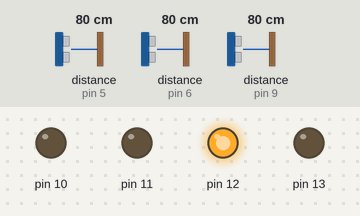
A sketch run on a simulated Arduino Uno, built with avr-gcc and run on an emulated ATmega328P. Shown: output pins drawn as LEDs (lit = HIGH). Wiring (inferred from the names in the program): 3 × ultrasonic range finder: trigger pin 2, echo pin 6 / trigger pin 3, echo pin 9 / trigger pin 8, echo pin 5. Dashed ring = blinking. The inputs (shaded band) are chosen by the test bench; at power-on: distance to the obstacle (sensors on pin 9, pin 6, pin 5) 80 cm. The echo pulse lasts 58.3 µs per cm; pins used as bus, display or sensor lines are not drawn.

Above: at 1.2 s.
1.3 s: distance to the obstacle (sensor on pin 9) set to 9 cm
At 4.6 s:
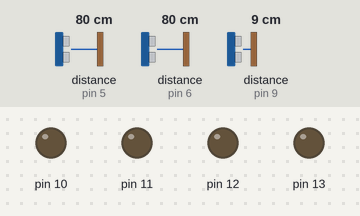
4.8 s: distance to the obstacle (sensor on pin 9) set to 6 cm
8.0 s: distance to the obstacle (sensor on pin 6) set to 6 cm
11.8 s: distance to the obstacle (sensor on pin 6) set to 3 cm
At 12.5 s:
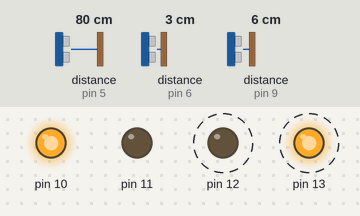
15.6 s: distance to the obstacle (sensor on pin 9) set to 2 cm
At 17.6 s:
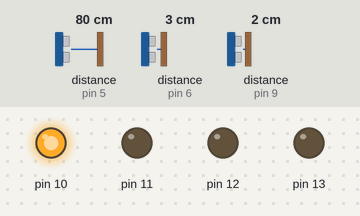
17.9 s: distance to the obstacle (sensor on pin 9) set to 250 cm
At 18.3 s:
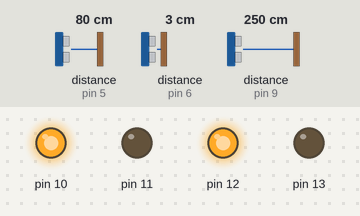
Timing chart, 0 to 22.7 s (numbered marks = the images above; inputs shaded):
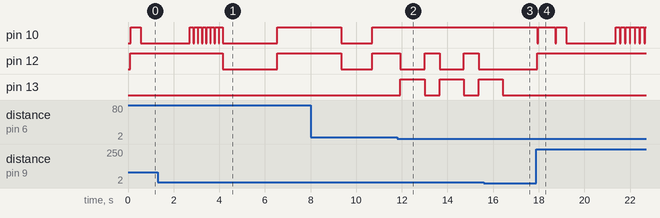

Measured:
- the behaviour switches between 5 and 4 cm on distance to the obstacle (sensor on pin 6) (found by bisection; images 1 and 2)
- after the input at 11.8 s, pin 12: alternates HIGH for 0.66 s and LOW for 1.1 s, starting after 0.14 s; pin 13: alternates HIGH for 1.1 s and LOW for 0.66 s, starting after 0.14 s
- after the input at 15.6 s, pin 12: stays LOW (without the input it goes to HIGH after 0.83 s); pin 13: goes on until 16.4 s, then stays LOW
- after the input at 17.9 s, pin 10: goes LOW 0.04 s, HIGH 0.76 s, LOW 0.04 s, HIGH 0.44 s, LOW 2.2 s, 6 × (HIGH 0.18 s, LOW 0.04 s), then HIGH, starting at once; pin 12: LOW → HIGH at once

The sketch:

code.ino
```cpp
#define fthold 12 // Threshold value in front direction
#define rthold 20 // Threshold value in right direction
#define lthold 20 // Threshold vlaue in left direction
const int t = 1050; // Time alotted for taking 90 degrees for 9V!
int tfr = 2750; // Initial Time for which it moves forward when it chooses forward over right.
int timefr; // Dynamically set time..for which it moves forward,when it chooses forward over right.
int tlbef = 440; // Time for which it moves forward before taking left turn.
int tlaf = 1150; // Time for which it moves forward after taking left turn.
int nf = 0; // Number of times it chooses straight over right.
int nlr = 0; // Number of times it takes left turn.
bool found = false; // If its true, it indicates that the bot has reached the end!
int dir[100]; // Array for storing the path of the bot.
int i = -1; // For the indices of the dir array.
int j = 0; // Implies the number of intersections bot passed through.
// Front US sensor.
const int trigPinf = 2;
const int echoPinf = 6;
// Right US sensor.
const int trigPinr = 8;
const int echoPinr = 5;
// Left US sensor.
const int trigPinl = 3;
const int echoPinl = 9;
//Booleans for recognising the walls. True if resp sensor distance is less than the resp threshold vlaue.
bool fsensor; // For the front US sensor.
bool rsensor; // For the right US sensor.
bool lsensor; // For the left US sensor.
// Sorts and returns the median value of a five element array.
float middleval(float arr[])
{
  for (int p = 0; p < 4; p++)
  {
    for (int q = 0; q < 4; q++)
    {
      //The below code contains code both for Maze Solving and Shortest path Simplification.
      if (arr[q] > arr[q + 1])
      {
        int temp = arr[q];
        arr[q] = arr[q + 1];
        arr[q + 1] = temp;
      }
    }
  }
  return arr[2]; // Median value.
}
// Moves the bot in the forward direction
void gofront()
{
  // Moves forward adjusting its path
  float ldist1 = leftdist();
  float lconst = ldist1;
  while (ldist1 <= 5) // Should turn a little to its right
  {
    digitalWrite(10, HIGH);
    digitalWrite(11, LOW);
    digitalWrite(12, LOW);
    digitalWrite(13, LOW);
    delay(t / 65);
    ldist1 = leftdist();
    if (abs(lconst - ldist1) >= 0.8 || (ldist1 >= 3.6)) {
      break;
    }
  }
  float rdist1 = rightdist();
  float rconst = rdist1;
  while (rdist1 <= 5.4) // Should turn a little to its left
  {
    digitalWrite(10, LOW);
    digitalWrite(11, LOW);
    digitalWrite(12, HIGH);
    digitalWrite(13, LOW);
    delay(t / 65);
    rdist1 = rightdist();
    if (abs(rconst - rdist1) >= 0.9) {
      break;
    }
  }
  if (leftdist() >= 7.2) // Will move little to its left if its too far from the left wall
  {
    digitalWrite(10, LOW);
    digitalWrite(11, LOW);
    digitalWrite(12, HIGH);
    digitalWrite(13, LOW);
    delay(t / 30);
  }
  digitalWrite(10, HIGH);
  digitalWrite(11, LOW);
  digitalWrite(12, HIGH);
  digitalWrite(13, LOW);
}
// Returns the dist of wall in front of it
float frontdist()
{
  float gapf; float ticktockf;
  digitalWrite(trigPinf, LOW);
  delayMicroseconds(2);
  digitalWrite(trigPinf, HIGH);
  delayMicroseconds(10);
  digitalWrite(trigPinf, LOW);
  ticktockf = pulseIn(echoPinf, HIGH); // in one cm there are 29 microseconds.
  gapf = ticktockf * 0.0344 / 2;
  return gapf;
}
// Returns the distance the wall to its right side
float rightdist()
{
  float gapr; float ticktockr;
  digitalWrite(trigPinr, LOW);
  delayMicroseconds(2);
  digitalWrite(trigPinr, HIGH);
  delayMicroseconds(10);
  digitalWrite(trigPinr, LOW);
  ticktockr = pulseIn(echoPinr, HIGH);
  gapr = ticktockr * 0.0344 / 2;
  return gapr;
}
// Returns the distance of the wall to its left side
float leftdist()
{
  float gapl; float ticktockl;
  digitalWrite(trigPinl, LOW);
  delayMicroseconds(2);
  digitalWrite(trigPinl, HIGH);
  delayMicroseconds(10);
  digitalWrite(trigPinl, LOW);
  ticktockl = pulseIn(echoPinl, HIGH);
  gapl = ticktockl * 0.0334 / 2;
  return gapl;
}
// Reduces the path if it can be shortened and dynamically modifies the path storing array.
void reduce(int dir[], int &pt)
{
  int i = pt;
  if (i >= 2)
  {
    //RUL = U..
    if ((dir[i - 1] == 3) && (dir[i - 2] == 2) && (dir[i] == 1))
    {
      dir[i - 2] = 3;
      pt = pt - 2;
    }
    //LUL = F..
    else if ((dir[i - 1] == 3) && (dir[i - 2] == 1) && (dir[i] == 1))
    {
      dir[i - 2] = 0;
      pt = pt - 2;
    }
    //LUR = U..
    else if ((dir[i - 1] == 3) && (dir[i - 2] == 1) && (dir[i] == 2))
    {
      dir[i - 2] = 3;
      pt = pt - 2;
    }
    //FUF = U..
    else if ((dir[i - 1] == 3) && (dir[i - 2] == 0) && (dir[i] == 0))
    {
      dir[i - 2] = 3;
      pt = pt - 2;
    }
    //FUL = R..
    else if ((dir[i - 1] == 3) && (dir[i - 2] == 0) && (dir[i] == 1))
    {
      dir[i - 2] = 2;
      pt = pt - 2;
    }
    //LUF = R..
    else if ((dir[i - 1] == 3) && (dir[i - 2] == 1) && (dir[i] == 0))
    {
      dir[i - 2] = 2;
      pt = pt - 2;
    }
    return;
  }
}
// Stops the bot
void stopit()
{
  digitalWrite(10, LOW);
  digitalWrite(11, LOW);
  digitalWrite(12, LOW);
  digitalWrite(13, LOW);
}
// When it has to move forward according to the shortest path.(At some intersection)
void frontturn()
{
  for (int n = 1; n <= 8; n++)
  {
    gofront();
    delay((timefr) / 8);
  }
  digitalWrite(10, LOW);
  digitalWrite(11, LOW);
  digitalWrite(12, LOW);
  digitalWrite(13, LOW);
  delay(1000);
}
// When it has to take a right turn according to the shortest path.
void rightturn()
{
  stopit();
  delay(1000);
  float prevfdist = frontdist();
  //while( abs(frontdist()-prevfdist)<=(prevfdist/2)-1)
  for (int n = 1; n <= 5; n++)
  {
    gofront();
    delay(260);
  }
  digitalWrite(10, HIGH);
  digitalWrite(11, LOW);
  digitalWrite(12, LOW);
  digitalWrite(13, HIGH);
  delay(t);
  // gofront();delay(2400);
  float prevfrdist = frontdist();
  while ( abs(frontdist() - prevfrdist) <= 18)
    /* for(int n=1;n<=10;n++)*/
  {
    gofront();
    delay(300);
  }
  digitalWrite(10, LOW);
  digitalWrite(11, LOW);
  digitalWrite(12, LOW);
  digitalWrite(13, LOW);
  delay(1000);
}
void setup() // put your setup code here, to run once:
{
  // US pins setup..
  pinMode (trigPinf, OUTPUT);
  pinMode (echoPinf, INPUT);
  pinMode (trigPinr, OUTPUT);
  pinMode (echoPinr, INPUT);
  pinMode (trigPinl, OUTPUT);
  pinMode (echoPinl, INPUT);
  pinMode( 4, INPUT); // FOR THE IR SENSOR...
  // Motor pins.
  pinMode(10, OUTPUT);
  pinMode(11, OUTPUT);
  pinMode(12, OUTPUT);
  pinMode(13, OUTPUT);
  Serial.begin(9600); //staartingg serial communication...9600 bits per second.
  // dir[0] = 0; // initial direction..?
}
void loop() // put your main code here, to run repeatedly
{
  if (nlr == 7)
  {
    found = true; // Reached the end.
    for (int i = 0; i <= 2; i++) {
      Serial.print(dir[i]);
    }
    i = -1; j = 0; nlr = 0; // Back to start again..
    // Stops the bot for 30 seconds after reaching the end.
    digitalWrite(10, LOW);
    digitalWrite(11, LOW);
    digitalWrite(12, LOW);
    digitalWrite(13, LOW);
    delay(30000);
  }
  float fdist;
  float rdist;
  float ldist; // front, right, and left distances.
  float fduration;
  float rduration;
  float lduration; // front, right, and left travel time in echoPin.
  float fdur[5];
  float rdur[5];
  float ldur[5]; // Arrays which store the values of five durations... We will take only the median value(afer sorting) with error bearing capacity of 40%.
  float ldista[5];
  // For the front US sensor..
  for (int i = 0; i <= 4; i++)
  {
    digitalWrite(trigPinf, LOW); // Clearing the trigPin.
    delayMicroseconds(5);
    digitalWrite(trigPinf, HIGH); // Setting the trigPin HIGH for 10 microseconds..sends some 8cycle sonics.
    delayMicroseconds(10);
    digitalWrite(trigPinf, LOW);
    fdur[i] = pulseIn(echoPinf, HIGH); // Returns the time for which the wave travelled.
  }
  fduration = middleval(fdur);
  fdist = fduration * 0.0344 / 2; // Distance of the wall in the forward direction
  /*Serial.print("frontdistance: ");
    Serial.println(fdist);*/
  // for the right US sensor...
  for (int i = 0; i <= 4; i++)
  {
    digitalWrite(trigPinr, LOW);
    delayMicroseconds(5);
    digitalWrite(trigPinr, HIGH);
    delayMicroseconds(10);
    digitalWrite(trigPinr, LOW);
    rdur[i] = pulseIn(echoPinr, HIGH);
  }
  rduration = middleval(rdur);
  rdist = rduration * 0.0344 / 2; // Distance of the wall to its right.
  /* Serial.print("rightdistance: ");
    Serial.println(rdist);*/
  // for the left US sensor....
  for (int i = 0; i <= 4; i++)
  {
    digitalWrite(trigPinl, LOW);
    delayMicroseconds(5);
    digitalWrite(trigPinl, HIGH);
    delayMicroseconds(10);
    digitalWrite(trigPinl, LOW);
    ldur[i] = pulseIn(echoPinl, HIGH);
  }
  lduration = middleval(ldur);
  ldist = lduration * 0.0344 / 2; // Distance of the wall to its left side
  /* Serial.print("leftdistance: ");
    Serial.println(ldist);*/
  if ((fdist >= 125) || (rdist >= 150) || (ldist >= 400)) {
    return; // Cancelling out any error values...goes back to void loop().
  }
  fsensor = false; rsensor = false; lsensor = false; // Setting up the booleans.
  if (rdist <= rthold) rsensor = true;
  if (ldist <= lthold) lsensor = true;
  if (fdist <= fthold) fsensor = true;
  // Left Wall Following Algorithm!
  // If left is closed-
  if ((lsensor == true))
  { // for a U-turn..
    if ((rsensor == true) && (fsensor == true))
    { j = j + 1;
      i = i + 1;
      dir[i] = 3;
      reduce(dir, i);
      digitalWrite(10, HIGH);
      digitalWrite(11, LOW);
      digitalWrite(12, LOW);
      digitalWrite(13, HIGH);
      delay(2 * t);
    }
    // If Front is open..
    else if (fsensor == false)
    {
      if ((rsensor == false) && (frontdist() >= 40)) // If both front and right are open..
      {
        i = i + 1;
        j = j + 1;
        if ((found == true) & (dir[i] != 0)) // After reaching the end ... checks the s
        {
          rightturn(); return;
        }
        else
        {
          if (found == false) {
            dir[i] = 0; // moving forward over right...
            reduce(dir, i);
          }
          /*Serial.print("for the jth turn ..");Serial.print(" =");Serial.print(j);
            Serial.print(" the i value is ");Serial.print(i);Serial.print("and the dir is ..");Serial.println(dir[i]);*/
          timefr = tfr + 65 * nf;
          nf = nf + 1;
          stopit(); delay(1000);
          for (int g = 1; g <= 10; g++) {
            gofront();
            delay(timefr / 10);
          }
          stopit(); delay(1000);
        }
      }
      else {
        gofront();  // Else moving forward .. only front is open.
        delay(300);
      }
    }
    //for a right turn..
    else
    {
      i = i + 1;
      j = j + 1;
      dir[i] = 2;
      reduce(dir, i);
      float prevfdist = frontdist();
      while ( abs(frontdist() - prevfdist) <= (prevfdist / 2) - 2) {
        gofront();
        delay(300);
        if (frontdist() <= 4.5) {
          break;
        }
      }
      digitalWrite(10, HIGH);
      digitalWrite(11, LOW);
      digitalWrite(12, LOW);
      digitalWrite(13, HIGH);
      delay(t);
      float prevfrdist = frontdist();
      while ( abs(frontdist() - prevfrdist) <= 15.2) {
        gofront();
        delay(300);
        if (frontdist() <= 4.5) {
          break;
        }
      }
    }
  }
  else
  {
    //for a left turn..
    i = i + 1;
    j = j + 1;
    if ((found == true) && (dir[i] != 1)) {
      if ((dir[i] == 2) && (rightdist >= 10)) {
        rightturn();
        return;
      }
      else if ((dir[i] == 0) && (fsensor == false)) {
        frontturn();
        return;
      }
    }
    else {
      dir[i] = 1; // Left turn..
      nlr = nlr + 1;
      reduce(dir, i); //calling reduce function to shorten the path dynamically..if path is not yet completed
      {
        gofront();
        delay(tlbef);
      }
      digitalWrite(10, LOW); // takes a left turn..
      digitalWrite(11, LOW);
      digitalWrite(12, HIGH);
      digitalWrite(13, LOW);
      delay(2 * t);
      for (int n = 1; n <= 8; n++) {
        gofront();
        delay(tlaf / 8);
      }
      stopit(); delay(1000);
    }
  }
  delay(320);
}
```
